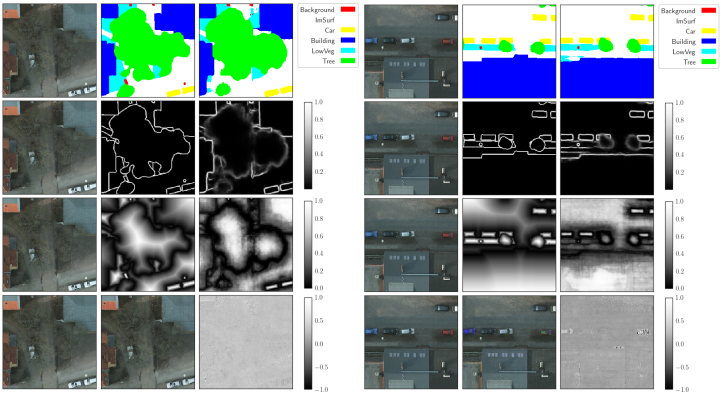
#> input picture images/inference_all_tasks_1.png, 1443 x 786 px (shown at 1/2 size); its folder holds only this picture in this run
$ python -i chopchop_run.py   (imports and definitions only)
#> lines starting #> are read from the running program, lines starting #| are printed output that depends on the picture
"""
Code: slicing of large raster images in image patches of window size F (= 256). In this code, the ~10% of the area of each image
is kept as validation data. To achieve this we keep the lowest (bottom right) 10% of each tile as validation data. This is done by
using all the indices corresponding to the lowest 10% of area (i.e. after the ~70% of the length of each area).

Area_test = (0.3 * Height) * (0.3 * Width) ~ 0.1 * Height*Width
"""


import rasterio
import numpy as np
import glob
import cv2
import uuid
from pathos.pools import   ThreadPool as pp


# ********************************** CONSTANTS *************************************
# Class definitions
# New fast access, from stackoverflow: https://stackoverflow.com/questions/53059201/how-to-convert-3d-rgb-label-imagein-semantic-segmentation-to-2d-gray-image-an
# ******************************************************************
NClasses = 6 # Looking at the data I am treating "background" as a separate class.
Background = np.array([255,0,0]) #:{'name':'Background','cType':0},
ImSurf = np.array ([255,255,255])# :{'name':'ImSurf','cType':1},
Car = np.array([255,255,0]) # :{'name':'Car','cType':2},
Building = np.array([0,0,255]) #:{'name':'Building','cType':3},
LowVeg = np.array([0,255,255]) # :{'name':'LowVeg','cType':4},
Tree = np.array([0,255,0]) # :{'name':'Tree','cType':5}
# ******************************************************************


# READING DATA
# @@@@@@@@@@@@@@@@@ REPLACE THIS WITH YOUR DATA DIRECTORY
read_prefix= r'/flush1/dia021/isprs_potsdam/raw_data/'
prefix_imgs = r'4_Ortho_RGBIR/'
prefix_dems = r'1_DSM_normalisation/'
prefix_labels = r'5_Labels_for_participants/'


flnames_imgs = sorted(glob.glob(read_prefix+prefix_imgs+'*.tif'))
flnames_dems = sorted(glob.glob(read_prefix+prefix_dems+'*.tif'))
flnames_labels = sorted(glob.glob(read_prefix+prefix_labels+'*.tif'))


IDs = []
# [2 lines not run here, left out]


# Helper functions to create boundary and distance transform
# Expect ground trouth label in 1hot format
# Necessary for fixing an error in the data:
# [34 lines left out: functions img_transform, get_boundary, get_distance, not called in this run]


def ID_2_filenames(_ID):

    if (len(_ID[2:]) == 1 ):
        ID_dsm = '0'+_ID[0]+'_'+'0'+_ID[2]
    else:
        ID_dsm = '0'+_ID

    label_name = r'top_potsdam_' + _ID + '_label.tif'
    dsm_name = r'dsm_potsdam_' + ID_dsm + '_normalized_lastools.jpg'
    img_name = r'top_potsdam_'+_ID + '_RGBIR.tif'

    return label_name, img_name, dsm_name


def read_n_stack(_ID):
    """
    Given and ID string, returns stacked img (RGBIR+DEMS) and label (RGB)
    It fixes a bug in the data, one having dimension one pixel less
    """
    tflname_label, tflname_img, tflname_dems = ID_2_filenames(_ID)

    tflname_label = read_prefix + prefix_labels + tflname_label
    tflname_img = read_prefix + prefix_imgs + tflname_img
    tflname_dems = read_prefix + prefix_dems + tflname_dems


    # read label:
    with rasterio.open(tflname_label) as src:
        label = src.read()
    if label.shape[1:] != (6000,6000):
        label = img_transform(label)

    # read image
    with rasterio.open(tflname_img) as src:
        img = src.read()
    if img.shape[1:] != (6000,6000):
        img = img_transform(img)

    # read DEMs
    with rasterio.open(tflname_dems) as src:
        dems = src.read()
    if dems.shape[1:] != (6000,6000):
        dems = img_transform(dems)

    img = np.concatenate([img,dems],axis=0)

    return img, label


# Fast version to translate class RGB tuples to integer indices
# [25 lines left out: functions rgb_to_2D_label, rgb_to_1Hlabel, not called in this run]

def ID_preprocessing(_ID):

    img, label = read_n_stack(_ID)
    label = rgb_to_1Hlabel(label) # This makes label in 1H

    return img,label


# Read img names and corresponding masks.
Filter = 256 # Window size of patches
stride =  Filter // 2 # This is the stride so as to capture edge effects.
length_scale = 0.317 # when squared gives ~ 0.1, i.e. 10% of all area


###prefix_global_write = r'/flush1/dia021/isprs_potsdam/Data_6k/'
prefix_global_write = r'/scratch1/dia021/isprs_potsdam/Data_6k/'


# ********************** END OF CONSTANTS ******************************************


# This function is used for parallelization
def img_n_tens_slice(_img_ID):

    # Training images location
    write_dir_img_train = prefix_global_write + 'training/imgs/'
    write_dir_label_train = prefix_global_write  + 'training/masks/'

    # Validation images location
    write_dir_img_val = prefix_global_write + 'validation/imgs/'
    write_dir_label_val = prefix_global_write  + 'validation/masks/'


    print ("reading img,masks ID::{}".format(_img_ID))

    _img, _masks = ID_preprocessing(_img_ID)


    nTimesRows = int((_img.shape[1] - Filter)//stride + 1)
    nTimesCols = int((_img.shape[2] - Filter)//stride + 1)


    # @@@@@@@@@@@@@@@@@@@@@@@@@@@@@@@@@@@@@@@@@@@@@@@@@@@@@@@@
    # @@@@@@@@@@@@@@@@@@@@@@@@@@@@@@@@@@@@@@@@@@@@@@@@@@@@@@@@
    # This is for keeping a validation set
    nTimesRows_val = int((1.0-length_scale)*nTimesRows)
    nTimesCols_val = int((1.0-length_scale)*nTimesCols)
    # @@@@@@@@@@@@@@@@@@@@@@@@@@@@@@@@@@@@@@@@@@@@@@@@@@@@@@@@
    # @@@@@@@@@@@@@@@@@@@@@@@@@@@@@@@@@@@@@@@@@@@@@@@@@@@@@@@@

    for row in range(nTimesRows-1):
        for col in range(nTimesCols-1):

            # Extract temporary
            timg = _img[:, row*stride:row*stride+Filter, col*stride:col*stride+Filter]
            tmask_1hot  = _masks[:,row*stride:row*stride+Filter, col*stride:col*stride+Filter]

            # TODO: create boundary/distance on the fly?
            tbound = get_boundary(tmask_1hot)
            tdist = get_distance(tmask_1hot)
            # Aggregate all masks together in a single entity
            tmask_all = np.concatenate([tmask_1hot,tbound,tdist],axis=0)

            run_ID = str(uuid.uuid4())
            if row >= nTimesRows_val and col >= nTimesCols_val :
                timg_name  = write_dir_img_val + 'img-' + run_ID +'.npy'
                tmask_name = write_dir_label_val + 'img-'+ run_ID +'-mask.npy'
            else:
                timg_name  = write_dir_img_train + 'img-' + run_ID +'.npy'
                tmask_name = write_dir_label_train + 'img-'+ run_ID +'-mask.npy'


            np.save(timg_name, timg)
            np.save(tmask_name, tmask_all)

    # Keep the overlapping non integer final row/column images as validation images as well
    rev_row = _img.shape[1] - Filter
    rev_col = _img.shape[2] - Filter
    for row in range(nTimesRows-1):
        timg        = _img  [:, row*stride:row*stride+Filter, rev_col:]
        tmask_1hot  = _masks[:, row*stride:row*stride+Filter, rev_col:]

        tbound = get_boundary(tmask_1hot)
        tdist = get_distance(tmask_1hot)
        # Aggregate all masks together in a single entity
        tmask_all = np.concatenate([tmask_1hot,tbound,tdist],axis=0)
        run_ID = str(uuid.uuid4())
        timg_name  = write_dir_img_val + 'img-' + run_ID +'.npy'
        tmask_name = write_dir_label_val + 'img-'+ run_ID +'-mask.npy'

        np.save(timg_name, timg)
        np.save(tmask_name, tmask_all)


    for col in range(nTimesCols-1):
        timg        = _img  [:, rev_row:, col*stride:col*stride + Filter]
        tmask_1hot  = _masks[:, rev_row:, col*stride:col*stride + Filter]

        tbound = get_boundary(tmask_1hot)
        tdist = get_distance(tmask_1hot)
        # Aggregate all masks together in a single entity
        tmask_all = np.concatenate([tmask_1hot,tbound,tdist],axis=0)
        run_ID = str(uuid.uuid4())
        timg_name  = write_dir_img_val + 'img-' + run_ID +'.npy'
        tmask_name = write_dir_label_val + 'img-'+ run_ID +'-mask.npy'

        np.save(timg_name, timg)
        np.save(tmask_name, tmask_all)


# [9 lines not run here, left out]

>>> import cv2
>>> picture = cv2.imread('../images/inference_all_tasks_1.png', cv2.IMREAD_GRAYSCALE)
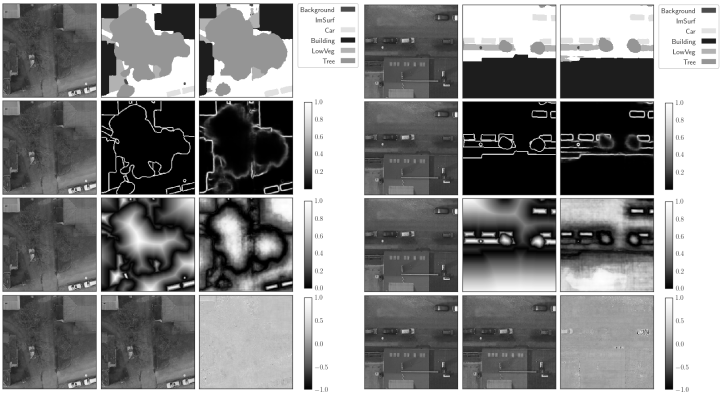
#> picture: shape (786, 1443) (shown at 1/2 size); min 0, max 255, mean 132.3
>>> result = img_n_tens_slice(picture)
#> (printed output is left out)
#> (the run stopped early here; a loop or call above may not have finished)
